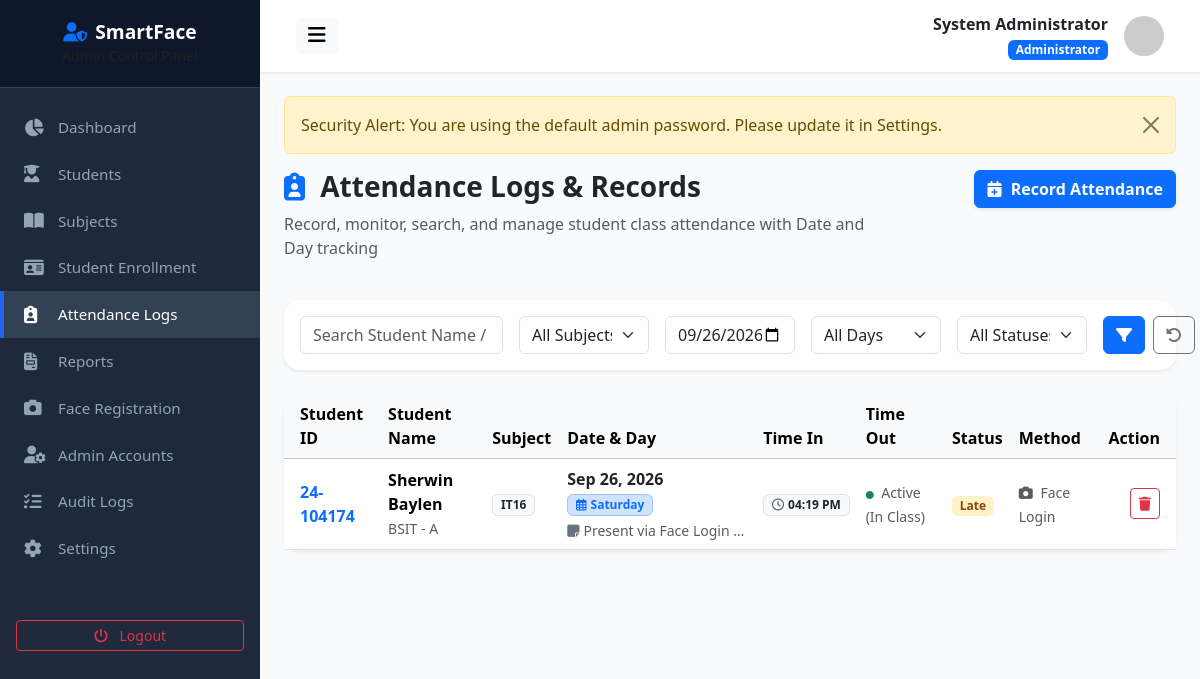
The page /attendance.php?date=2026-09-26 (signed in) on the database its author committed.
### tables this page shows
CREATE TABLE `users` (
  `id` int(11) NOT NULL AUTO_INCREMENT,
  `student_id` varchar(50) DEFAULT NULL,
  `first_name` varchar(100) NOT NULL,
  `middle_name` varchar(100) DEFAULT NULL,
  `last_name` varchar(100) NOT NULL,
  `email` varchar(150) NOT NULL,
  `username` varchar(100) NOT NULL,
  `password` varchar(255) NOT NULL,
  `role` enum('admin','student') NOT NULL DEFAULT 'student',
  `course` varchar(100) DEFAULT NULL,
  `year_level` varchar(20) DEFAULT NULL,
  `section` varchar(50) DEFAULT NULL,
  `contact_number` varchar(30) DEFAULT NULL,
  `profile_picture` varchar(255) DEFAULT 'default_avatar.png',
  `face_registered` tinyint(1) DEFAULT 0,
  `must_change_password` tinyint(1) DEFAULT 0,
  `status` enum('active','inactive') NOT NULL DEFAULT 'active',
  `created_at` datetime DEFAULT current_timestamp(),
  `updated_at` datetime DEFAULT current_timestamp() ON UPDATE current_timestamp(),
  PRIMARY KEY (`id`),
  UNIQUE KEY `email` (`email`),
  UNIQUE KEY `username` (`username`)
);

CREATE TABLE `attendance` (
  `id` int(11) NOT NULL AUTO_INCREMENT,
  `student_id` int(11) NOT NULL,
  `subject_id` int(11) NOT NULL,
  `attendance_date` date NOT NULL,
  `time_in` time NOT NULL,
  `time_out` time DEFAULT NULL,
  `signout_status` enum('none','pending','approved','rejected') NOT NULL DEFAULT 'none',
  `signout_reason` varchar(255) DEFAULT NULL,
  `status` enum('Present','Late','Absent','Excused','Incomplete') NOT NULL DEFAULT 'Present',
  `verification_method` varchar(50) DEFAULT 'Face Recognition',
  `remarks` text DEFAULT NULL,
  `created_at` datetime DEFAULT current_timestamp(),
  `updated_at` datetime DEFAULT current_timestamp() ON UPDATE current_timestamp(),
  PRIMARY KEY (`id`),
  UNIQUE KEY `unique_student_subject_date` (`student_id`,`subject_id`,`attendance_date`),
  KEY `subject_id` (`subject_id`),
  CONSTRAINT `attendance_ibfk_1` FOREIGN KEY (`student_id`) REFERENCES `students` (`id`) ON DELETE CASCADE,
  CONSTRAINT `attendance_ibfk_2` FOREIGN KEY (`subject_id`) REFERENCES `subjects` (`id`) ON DELETE CASCADE
);

CREATE TABLE `subjects` (
  `id` int(11) NOT NULL AUTO_INCREMENT,
  `subject_code` varchar(30) NOT NULL,
  `subject_name` varchar(150) NOT NULL,
  `description` text DEFAULT NULL,
  `instructor` varchar(150) NOT NULL,
  `room` varchar(50) NOT NULL,
  `day` varchar(50) NOT NULL,
  `start_time` time NOT NULL,
  `end_time` time NOT NULL,
  `semester` varchar(20) NOT NULL DEFAULT '1st Semester',
  `school_year` varchar(30) NOT NULL DEFAULT '2026-2027',
  `status` enum('active','inactive') DEFAULT 'active',
  `created_at` datetime DEFAULT current_timestamp(),
  PRIMARY KEY (`id`),
  UNIQUE KEY `subject_code` (`subject_code`)
);

### attendance.php (the view, shortened to what this page needs)
<?php
include __DIR__ . '/header.php';
$dateFilter = $_GET['date'] ?? '';
$searchFilter = trim($_GET['search'] ?? '');
$sql = "SELECT a.*,
               u.student_id as stu_code, u.first_name, u.last_name, u.course, u.section,
               s.subject_code, s.subject_name
        FROM attendance a
        JOIN students st ON a.student_id = st.id
        JOIN users u ON st.user_id = u.id
        JOIN subjects s ON a.subject_id = s.id
        WHERE 1=1";
$params = [];
if (!empty($dateFilter)) {
    $sql .= " AND a.attendance_date = ?";
    $params[] = $dateFilter;
}
$sql .= " ORDER BY a.attendance_date DESC, a.time_in DESC";
$stmt = $db->prepare($sql);
$stmt->execute($params);
$attendanceLogs = $stmt->fetchAll();
?>
<div class="row mb-4">
    <div class="col-md-8">
        <h3 class="fw-bold text-dark"><i class="fa-solid fa-clipboard-user text-primary me-2"></i> Attendance Logs & Records</h3>
        <p class="text-muted">Record, monitor, search, and manage student class attendance with Date and Day tracking</p>
    </div>
    <div class="col-md-4 text-md-end">
        <button type="button" class="btn btn-primary fw-bold shadow-sm" data-bs-toggle="modal" data-bs-target="#manualAttendanceModal">
            <i class="fa-solid fa-calendar-plus me-1"></i> Record Attendance
        </button>
    </div>
</div>
<div class="card border-0 shadow-sm rounded-4 mb-4">
    <div class="card-body p-3">
        <form action="" method="GET" class="row g-3">
            <div class="col-md-3">
                <input type="text" name="search" class="form-control" placeholder="Search Student Name / ID..." value="<?= e($searchFilter) ?>">
            </div>
            <div class="col-md-2">
                <select name="subject_id" class="form-select">
                    <option value="0">All Subjects</option>
                </select>
            </div>
            <div class="col-md-2">
                <input type="date" name="date" class="form-control" title="Filter by specific date" value="<?= e($dateFilter) ?>">
            </div>
            <div class="col-md-2">
                <select name="day" class="form-select" title="Filter by day of the week">
                    <option value="">All Days</option>
                </select>
            </div>
            <div class="col-md-2">
                <select name="status" class="form-select">
                    <option value="">All Statuses</option>
                </select>
            </div>
            <div class="col-md-1 d-flex gap-2">
                <button type="submit" class="btn btn-primary w-100 fw-bold" title="Filter"><i class="fa-solid fa-filter"></i></button>
                <a href="<?= baseUrl('admin/attendance.php') ?>" class="btn btn-outline-secondary" title="Reset Filters"><i class="fa-solid fa-rotate-left"></i></a>
            </div>
        </form>
    </div>
</div>
<div class="card border-0 shadow-sm rounded-4">
    <div class="card-body p-0">
        <div class="table-responsive">
            <table class="table table-hover align-middle mb-0">
                <thead class="table-light">
                    <tr>
                        <th class="ps-3">Student ID</th>
                        <th>Student Name</th>
                        <th>Subject</th>
                        <th>Date & Day</th>
                        <th>Time In</th>
                        <th>Time Out</th>
                        <th>Status</th>
                        <th>Method</th>
                        <th class="text-end pe-3">Action</th>
                    </tr>
                </thead>
                <tbody>
                    <?php if (empty($attendanceLogs)): ?>
                        <tr><td colspan="9" class="text-center py-5 text-muted">
                            <i class="fa-regular fa-folder-open fa-2x mb-2 text-secondary d-block"></i>
                            No attendance records found. Students logging in or manual entries will appear here permanently.
                        </td></tr>
                    <?php else: ?>
                        <?php foreach ($attendanceLogs as $log): ?>
                            <tr>
                                <td class="ps-3 fw-bold text-primary"><?= htmlspecialchars($log['stu_code']) ?></td>
                                <td>
                                    <div class="fw-semibold"><?= htmlspecialchars($log['first_name'] . ' ' . $log['last_name']) ?></div>
                                    <small class="text-muted"><?= htmlspecialchars($log['course']) ?> - <?= htmlspecialchars($log['section']) ?></small>
                                </td>
                                <td><span class="badge bg-light text-dark border"><?= htmlspecialchars($log['subject_code']) ?></span></td>
                                <td>
                                    <div class="fw-bold text-dark"><?= date('M d, Y', strtotime($log['attendance_date'])) ?></div>
                                    <span class="badge bg-primary-subtle text-primary border border-primary-subtle fw-semibold">
                                        <i class="fa-regular fa-calendar-days me-1"></i><?= date('l', strtotime($log['attendance_date'])) ?>
                                    </span>
                                    <?php if (!empty($log['remarks'])): ?>
                                        <div class="small text-muted text-truncate mt-1" style="max-width: 180px;" title="<?= htmlspecialchars($log['remarks']) ?>">
                                            <i class="fa-solid fa-note-sticky me-1 text-secondary"></i><?= htmlspecialchars($log['remarks']) ?>
                                        </div>
                                    <?php endif; ?>
                                </td>
                                <td><span class="badge bg-light text-dark border"><i class="fa-regular fa-clock me-1 text-muted"></i><?= date('h:i A', strtotime($log['time_in'])) ?></span></td>
                                <td>
                                    <?php if ($log['signout_status'] === 'pending'): ?>
                                        <div class="fw-bold text-dark"><?= date('h:i A', strtotime($log['time_out'])) ?></div>
                                        <span class="badge bg-warning text-dark"><i class="fa-solid fa-hourglass-half me-1"></i> Pending Approval</span>
                                    <?php elseif ($log['signout_status'] === 'approved'): ?>
                                        <div class="fw-semibold text-dark"><?= date('h:i A', strtotime($log['time_out'])) ?></div>
                                        <span class="badge bg-success-subtle text-success border border-success"><i class="fa-solid fa-check me-1"></i> Approved</span>
                                    <?php elseif ($log['signout_status'] === 'rejected'): ?>
                                        <span class="badge bg-danger-subtle text-danger border border-danger"><i class="fa-solid fa-ban me-1"></i> Sign-Out Rejected</span>
                                    <?php elseif ($log['time_out']): ?>
                                        <?= date('h:i A', strtotime($log['time_out'])) ?>
                                    <?php else: ?>
                                        <span class="text-muted small"><i class="fa-solid fa-circle text-success me-1" style="font-size: 8px;"></i> Active (In Class)</span>
                                    <?php endif; ?>
                                </td>
                                <td>
                                    <span class="badge <?= $log['status'] === 'Present' ? 'badge-present' : ($log['status'] === 'Late' ? 'badge-late' : 'badge-absent') ?>">
                                        <?= htmlspecialchars($log['status']) ?>
                                    </span>
                                </td>
                                <td><small class="text-muted"><i class="fa-solid fa-camera me-1"></i> <?= htmlspecialchars($log['verification_method']) ?></small></td>
                                <td class="text-end pe-3">
                                    <div class="btn-group">
                                        <a href="?delete_id=<?= $log['id'] ?>" class="btn btn-sm btn-outline-danger" onclick="return confirm('Delete this attendance record?')" title="Delete Record">
                                            <i class="fa-solid fa-trash"></i>
                                        </a>
                                    </div>
                                </td>
                            </tr>
                        <?php endforeach; ?>
                    <?php endif; ?>
                </tbody>
            </table>
        </div>
    </div>
</div>
<?php include __DIR__ . '/footer.php'; ?>

### header.php (shortened to what this page needs)
<?php
require_once __DIR__ . '/../config/config.php';
$db = getDB();
$stmt = $db->prepare("SELECT * FROM users WHERE id = ?");
$stmt->execute([$_SESSION['user_id']]);
$adminUser = $stmt->fetch();
?>
<!DOCTYPE html>
<html lang="en">
<head>
    <link href="https://cdn.jsdelivr.net/npm/bootstrap@5.3.2/dist/css/bootstrap.min.css" rel="stylesheet">
    <link href="https://cdnjs.cloudflare.com/ajax/libs/font-awesome/6.4.0/css/all.min.css" rel="stylesheet">
    <link href="<?= baseUrl('assets/css/style.css') ?>" rel="stylesheet">
</head>
<body>
<div class="wrapper">
    <?php include __DIR__ . '/sidebar.php'; ?>
    <div id="content">
        <nav class="navbar navbar-expand-lg top-navbar">
            <div class="container-fluid">
                <button type="button" id="sidebarCollapse" class="btn btn-light border-0">
                    <i class="fa-solid fa-bars fs-5"></i>
                </button>
                <div class="d-flex align-items-center ms-auto">
                    <div class="me-3 text-end d-none d-md-block">
                        <div class="fw-bold text-dark"><?= htmlspecialchars($adminUser['first_name'] . ' ' . $adminUser['last_name']) ?></div>
                        <small class="badge bg-primary">Administrator</small>
                    </div>
                    <img src="https://ui-avatars.com/api/?name=<?= urlencode($adminUser['first_name'] . ' ' . $adminUser['last_name']) ?>&background=1E293B&color=fff" alt="Avatar" class="avatar-sm">
                </div>
            </div>
        </nav>
        <div class="main-content">

### assets/css/style.css (style rules this page uses)
:root { --primary-color: #2563eb; --primary-hover: #1d4ed8; --secondary-color: #475569; --success-color: #10b981; --warning-color: #f59e0b; --danger-color: #ef4444; --info-color: #06b6d4; --dark-bg: #0f172a; --sidebar-width: 260px; --card-shadow: 0 4px 6px -1px rgba(0, 0, 0, 0.1), 0 2px 4px -1px rgba(0, 0, 0, 0.06); }
body { font-family: 'Segoe UI', system-ui, -apple-system, sans-serif; background-color: #f8fafc; color: #334155; min-height: 100vh; display: flex; flex-direction: column; }
.wrapper { display: flex; width: 100%; align-items: stretch; min-height: 100vh; }
#content { width: 100%; padding: 0; min-height: 100vh; display: flex; flex-direction: column; }
.top-navbar { background: #ffffff; box-shadow: 0 1px 3px 0 rgba(0, 0, 0, 0.1); padding: 0.75rem 1.5rem; }
.main-content { padding: 1.5rem; flex: 1; }
.avatar-sm { width: 40px; height: 40px; object-fit: cover; border-radius: 50%; }
.badge-late { background-color: #fef3c7; color: #92400e; }

### rows shown on the page
users: first_name+last_name "System Administrator"
attendance: users.student_id "24-104174", users.first_name+last_name "Sherwin Baylen", users.course "BSIT", users.section "A", subject.subject_code "IT16", attendance_date "Sep 26, 2026", attendance_date "Saturday", remarks "Present via Face Login…", time_in "04:19 PM", signout_status "Active (In Class)", status "Late", verification_method "Face Login"

### other values the page prints
$flash['message'] "Security Alert: You are using the default admin password. Please update it in Settings."
